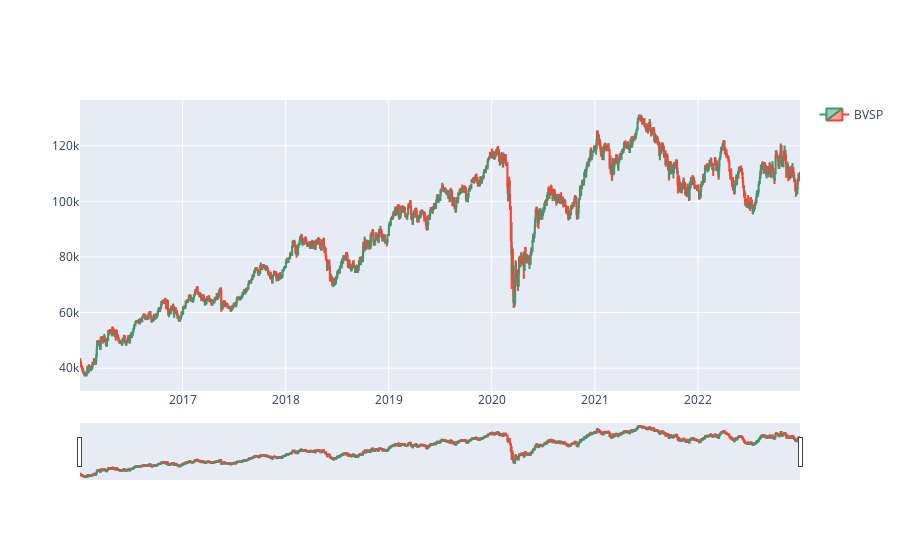

Here is the notebook cell this chart was saved with:
### Code cell
import plotly.graph_objects as go

# Candlestick Plot for Business Plots
trace1 = {
    'x': bvsp_data.index,
    'open': bvsp_data.Open,
    'close': bvsp_data.Adj_Close,
    'high': bvsp_data.High,
    'low': bvsp_data.Low,
    'type': 'candlestick',
    'name': 'BVSP',
    'showlegend': True
}
data = [trace1]
layout = go.Layout()
fig = go.Figure(data=data, layout=layout)

fig.show()

### Figure 1 — Plotly figure (JSON) as saved in the notebook; plotly's stock layout.template omitted (floating-point values rounded to 4 significant figures; data arrays with more than 128 entries replaced by an {"elided": "..."} marker saying what was removed)
{"data": [{"close": {"elided": "1733 int values"}, "high": {"elided": "1733 int values"}, "low": {"elided": "1733 int values"}, "name": "BVSP", "open": {"elided": "1733 int values"}, "showlegend": true, "type": "candlestick", "x": {"elided": "1733 str values"}}], "layout": {}}
